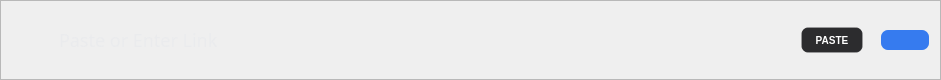
        <widget class="QFrame" name="inputContainer">
         <property name="geometry">
          <rect>
           <x>190</x>
           <y>10</y>
           <width>941</width>
           <height>80</height>
          </rect>
         </property>
         <property name="minimumSize">
          <size>
           <width>80</width>
           <height>80</height>
          </size>
         </property>
         <property name="styleSheet">
          <string notr="true">/* 1. THE CONTAINER (The visual &quot;Card&quot;) */
QFrame#inputContainer {
    /* Dark glass-like background */
    background-color: #1c1c1e; 
    /* Subtle border */
    border: 1px solid rgba(255, 255, 255, .08); 
    /* Rounded corners */
    border-radius: 12px; 
}

/* Hover Effect: The Blue Glow */
QFrame#inputContainer:hover {
    border: 2px solid rgb(59, 130, 246); /* Blue-ish border */
    background-color: rgb(30, 30, 35);
}

/* 2. THE INPUT FIELD (The &quot;Invisible&quot; Text Layer) */
QLineEdit#urlInput {
    /* CRITICAL: Removes the &quot;box&quot; look */
    background: transparent; 
    border: none; 
    
    /* Typography */
    color: #E5E7EB; /* Gray-200 */
    font-family: 'Manrope';
    font-size: 14px;
    font-weight: 500;
    
    /* Spacing inside the text area */
    padding: 14px 10px; 
}

/* 3. THE PASTE BUTTON (Integrated Pill) */
QPushButton#pasteBtn {
    background-color: #1F1F23;
    border: 1px solid rgba(255, 255, 255, 0.1);
    border-radius: 6px;
    color: #9CA3AF; /* Gray-400 */
    font-weight: bold;
    font-size: 10px;
    
    /* Sizing */
    min-width: 60px;
    height: 24px;
    
    /* Position it away from the edges */
    margin-right: 12px;
    margin-left: 5px;
}

/* Button Hover */
QPushButton#pasteBtn:hover {
    background-color: #3B82F6; /* Primary Blue */
    color: white;
    border: none;
}

/* 4. THE ICON (Link Symbol) */
QLabel#iconLabel {
    background: transparent;
    border: none;
    color: #6B7280; /* Gray-500 */
    
    /* Spacing from left edge */
    padding-left: 15px;
    padding-right: 5px;
    
    /* Size */
    qproperty-alignment: 'AlignCenter';
}</string>
         </property>
         <property name="frameShape">
          <enum>QFrame::StyledPanel</enum>
         </property>
         <property name="frameShadow">
          <enum>QFrame::Raised</enum>
         </property>
         <layout class="QHBoxLayout" name="horizontalLayout_2">
          <item>
           <widget class="QLabel" name="iconLabel">
            <property name="font">
             <font>
              <family>Manrope SemiBold</family>
              <pointsize>12</pointsize>
             </font>
            </property>
            <property name="styleSheet">
             <string notr="true">background-color: transparent;
color: white;</string>
            </property>
            <property name="text">
             <string/>
            </property>
            <property name="pixmap">
             <pixmap resource="resources.qrc">:/images/link-simple.png</pixmap>
            </property>
            <property name="scaledContents">
             <bool>false</bool>
            </property>
           </widget>
          </item>
          <item>
           <widget class="QLineEdit" name="urlInput">
            <property name="font">
             <font>
              <family>Manrope</family>
              <pointsize>-1</pointsize>
              <weight>50</weight>
              <italic>false</italic>
              <bold>false</bold>
             </font>
            </property>
            <property name="styleSheet">
             <string notr="true">font: 18px;</string>
            </property>
            <property name="text">
             <string/>
            </property>
            <property name="placeholderText">
             <string>Paste or Enter Link</string>
            </property>
           </widget>
          </item>
          <item>
           <widget class="QPushButton" name="pasteBtn">
            <property name="font">
             <font>
              <pointsize>-1</pointsize>
              <weight>75</weight>
              <bold>true</bold>
             </font>
            </property>
            <property name="cursor">
             <cursorShape>PointingHandCursor</cursorShape>
            </property>
            <property name="styleSheet">
             <string notr="true">background-color: #2c2c2e;
border-radius: 7px;
color: white;
</string>
            </property>
            <property name="text">
             <string>PASTE</string>
            </property>
            <property name="iconSize">
             <size>
              <width>16</width>
              <height>16</height>
             </size>
            </property>
            <property name="checkable">
             <bool>true</bool>
            </property>
           </widget>
          </item>
          <item>
           <widget class="QPushButton" name="btnAddQueue">
            <property name="font">
             <font>
              <family>Inter</family>
              <pointsize>12</pointsize>
              <weight>75</weight>
              <bold>true</bold>
             </font>
            </property>
            <property name="cursor">
             <cursorShape>PointingHandCursor</cursorShape>
            </property>
            <property name="focusPolicy">
             <enum>Qt::StrongFocus</enum>
            </property>
            <property name="styleSheet">
             <string notr="true">background-color: rgb(54, 123, 239);
border-radius: 7px;

</string>
            </property>
            <property name="text">
             <string/>
            </property>
            <property name="icon">
             <iconset resource="resources.qrc">
              <normaloff>:/images/plus.png</normaloff>:/images/plus.png</iconset>
            </property>
            <property name="iconSize">
             <size>
              <width>25</width>
              <height>25</height>
             </size>
            </property>
            <property name="checkable">
             <bool>true</bool>
            </property>
            <property name="flat">
             <bool>false</bool>
            </property>
           </widget>
          </item>
         </layout>
        </widget>
